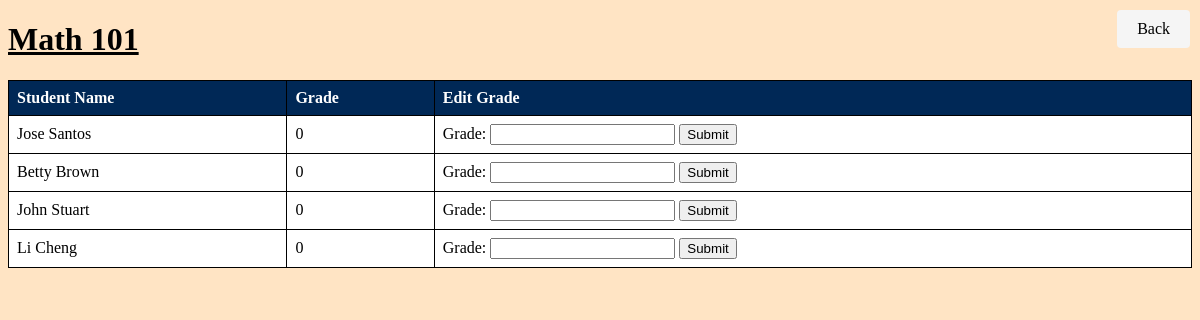
Page /course/1 (signed in) on the committed database.
### login_example.py (models this page shows, shortened)
class Course(db.Model):
    id = db.Column(db.Integer, primary_key=True)
    name = db.Column(db.String(100), nullable=False)
    teacher = db.Column(db.String(100), nullable=False)
    time = db.Column(db.String(100), nullable=False)
    current_students = db.Column(db.Integer, default=0)
    capacity = db.Column(db.Integer, nullable=False)
    users = db.relationship("User", secondary="user_course" ,backref="Course")
    grades = db.relationship("Grade", backref="Course")

class User(UserMixin, db.Model):
    id = db.Column(db.Integer, primary_key=True)
    username = db.Column(db.String(100), unique=True, nullable=False)
    password = db.Column(db.String(100), nullable=False)
    is_teacher = db.Column(db.Boolean, default=False)

### login_example.py (the view)
@app.route('/course/<int:course_id>')
@login_required
def course_detail(course_id):
    course = Course.query.get(course_id)
    students = User.query.join(User.user_courses).filter(UserCourse.course_id == course_id).all()
    student_grades = {}  # Dictionary to store student grades
    for student in students:
        student_grade = Grade.query.filter_by(user_id=student.id, course_id=course_id).first()
        if student_grade:
            student_grades[student.id] = student_grade.grade
        else:
            student_grades[student.id] = 0
    return render_template('course_detail.html', course=course, students=students, student_grades=student_grades)

### login_example.py (called while the page is built)
@login_manager.user_loader
def load_user(user_id):
    return User.query.get(int(user_id))

### templates/course_detail.html (shortened to what this page needs)
<!DOCTYPE html>
<html lang="en">
<head>
</head>
<body>
    <h1>{{ course.name }}</h1>
    <table border="1">
        <thead>
            <tr>
                <th>Student Name</th>
                <th>Grade</th>
                <th>Edit Grade</th>
            </tr>
        </thead>
        <tbody>
            {% for student in students %}
            <tr>
                <td>{{ student.username }}</td>
                <td>
                    {% if student_grades%}
                        {{ student_grades[student.id] }}
                    {% else %}
                        N/A
                    {% endif %}
                </td>
                <td>
                    <form action="{{ url_for('edit_grade', user_id=student.id, course_id=course.id) }}" method="post">
                        <label for="grade">Grade:</label>
                        <input type="text" id="grade" name="grade">
                        <button type="submit">Submit</button>
                    </form>
                </td>
            </tr>
            {% endfor %}
        </tbody>
    </table>
    <a href="{{ url_for('courses') }}" class="back">Back</a>
</body>
</html>

### templates/course_detail.html (style rules this page uses)
.back { position: fixed; top: 10px; right: 10px; padding: 10px 20px; background-color: whitesmoke; color: black; text-decoration: none; border-radius: 4px; }
table { border-collapse: collapse; width: 100%; background-color: white; }
th, td { border: 1px solid black; text-align: left; padding: 8px; }
th { background-color: #002856; color: white; }
tr:nth-child(even) { background-color: white; }
a { color: #002856; text-decoration: none; }
h1 { text-decoration: underline; }
body { background-color: bisque; }

### rows in the picture
Course: name "Math 101"
User: username "Jose Santos", is_teacher "0"
User: username "Betty Brown", is_teacher "0"
User: username "John Stuart", is_teacher "0"
User: username "Li Cheng", is_teacher "0"
